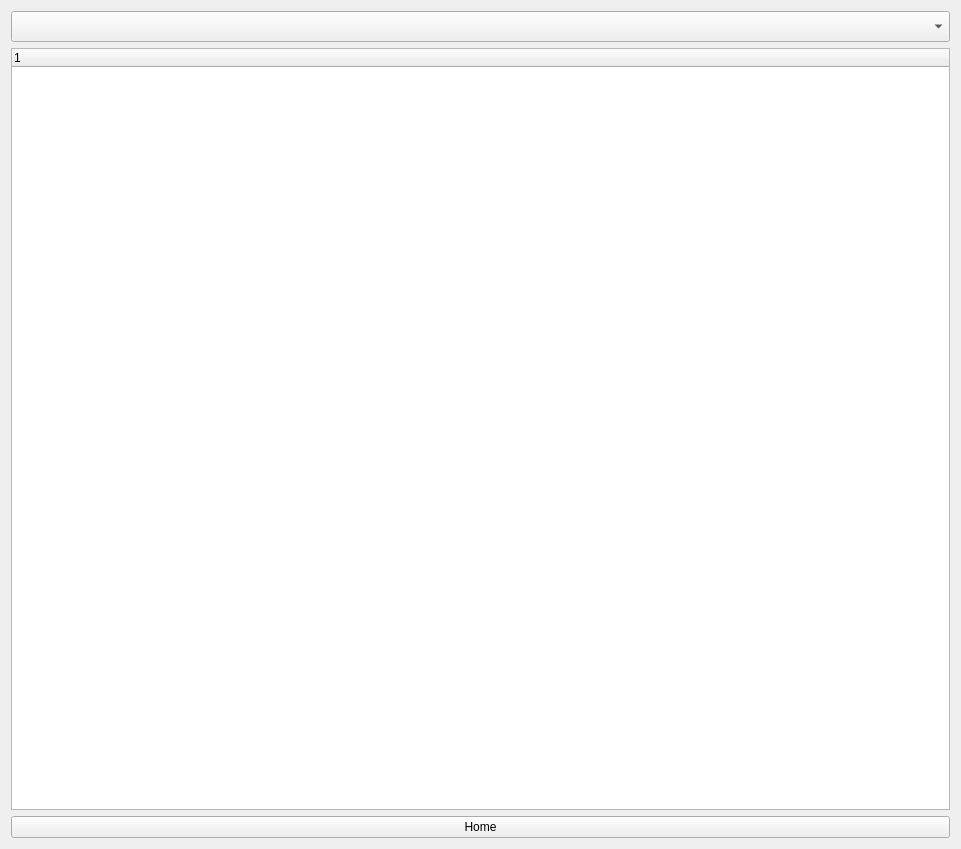
<?xml version="1.0" encoding="UTF-8"?>
<ui version="4.0">
 <class>Form</class>
 <widget class="QWidget" name="Form">
  <property name="geometry">
   <rect>
    <x>0</x>
    <y>0</y>
    <width>961</width>
    <height>849</height>
   </rect>
  </property>
  <property name="windowTitle">
   <string>Form</string>
  </property>
  <layout class="QVBoxLayout" name="verticalLayout">
   <item>
    <widget class="QComboBox" name="comboBox_year">
     <property name="font">
      <font>
       <family>Arial</family>
       <pointsize>14</pointsize>
       <weight>75</weight>
       <bold>true</bold>
      </font>
     </property>
    </widget>
   </item>
   <item>
    <widget class="QTreeWidget" name="treeWidget_Analytics">
     <column>
      <property name="text">
       <string notr="true">1</string>
      </property>
     </column>
    </widget>
   </item>
   <item>
    <widget class="QPushButton" name="pushButton_Home">
     <property name="text">
      <string>Home</string>
     </property>
    </widget>
   </item>
  </layout>
 </widget>
 <resources/>
 <connections/>
</ui>
